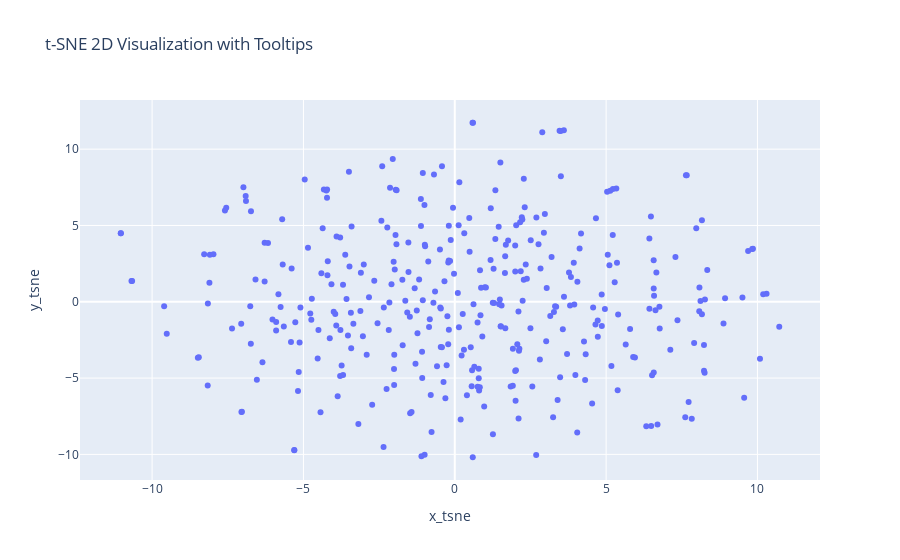

This figure's notebook cell:
### Markdown cell above
## Reducing the n-dimensional embedding to 2D for simple scatterplots

### Code cell
import numpy as np
import pandas as pd
import plotly.express as px
from sklearn.manifold import TSNE

# Assuming your DataFrame is named 'df' and the embeddings are in the 'mean_embs' column
# Convert the 'mean_embs' column to a 2D NumPy array
embeddings = np.array(df['mean_embs'].tolist())  # Convert list of lists to a 2D array

# Initialize t-SNE with 2 dimensions
tsne = TSNE(n_components=2, random_state=42)

# Reduce embeddings to 2 dimensions
embeddings_2d = tsne.fit_transform(embeddings)

# Write the 2D t-SNE results back to the DataFrame
df['x_tsne'] = embeddings_2d[:, 0]  # First dimension (x)
df['y_tsne'] = embeddings_2d[:, 1]  # Second dimension (y)

# Now, use Plotly to create an interactive scatter plot with tooltips
# We can display additional columns (e.g., 'similarity') on hover
fig = px.scatter(
    df, 
    x='x_tsne', 
    y='y_tsne', 
    hover_data=['Repo'],  # Display 'similarity' column in the tooltip
    title='t-SNE 2D Visualization with Tooltips'#,
    #labels={'x_tsne': 'Dimension 1 (x)', 'y_tsne': 'Dimension 2 (y)'}
    #height=1000,  # Set custom height (in pixels)
    #width=900 
)

# Show the figure with interactive tooltips
fig.show()

### Figure 1 — Plotly figure (JSON) as saved in the notebook; plotly's stock layout.template omitted (floating-point values rounded to 4 significant figures; data arrays with more than 128 entries replaced by an {"elided": "..."} marker saying what was removed)
{"data": [{"customdata": {"elided": "360x1 str values"}, "hovertemplate": "x_tsne=%{x}<br>y_tsne=%{y}<br>Repo=%{customdata[0]}<extra></extra>", "legendgroup": "", "marker": {"color": "#636efa", "symbol": "circle"}, "mode": "markers", "name": "", "orientation": "v", "showlegend": false, "type": "scatter", "x": {"elided": "360 float values"}, "xaxis": "x", "y": {"elided": "360 float values"}, "yaxis": "y"}], "layout": {"legend": {"tracegroupgap": 0}, "title": {"text": "t-SNE 2D Visualization with Tooltips"}, "xaxis": {"anchor": "y", "domain": [0, 1], "title": {"text": "x_tsne"}}, "yaxis": {"anchor": "x", "domain": [0, 1], "title": {"text": "y_tsne"}}}}
